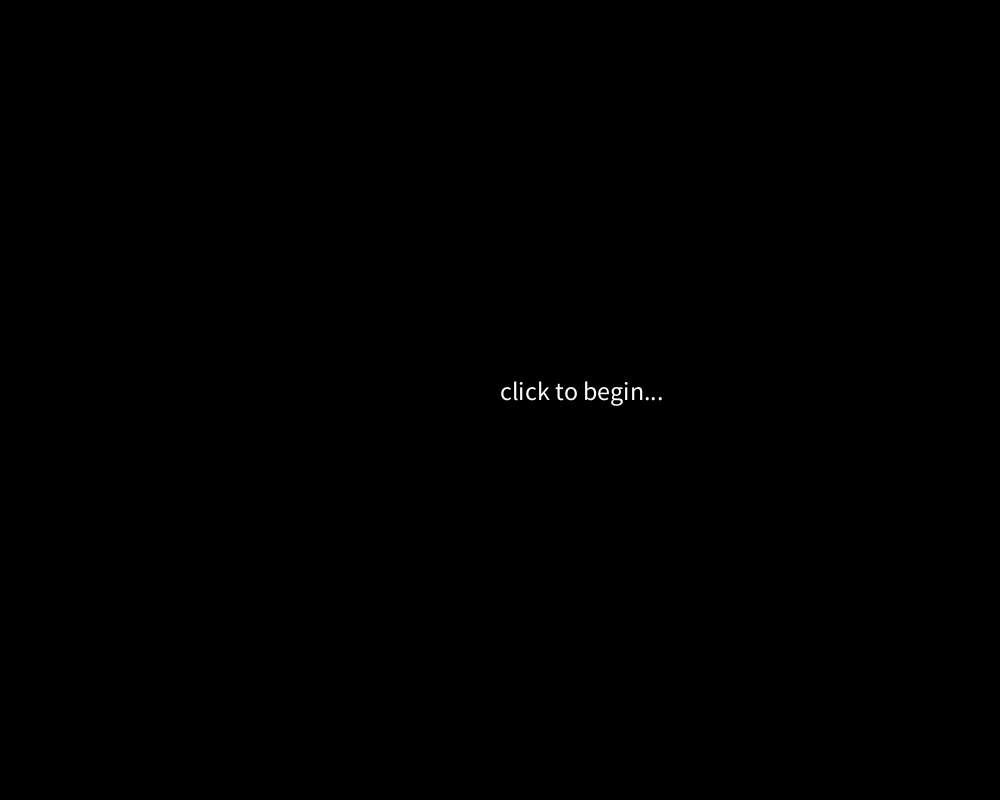
Frame 1 (no input)
Frame 60 (the mouse pressed at the canvas centre just before this capture): identical to frame 1, image omitted
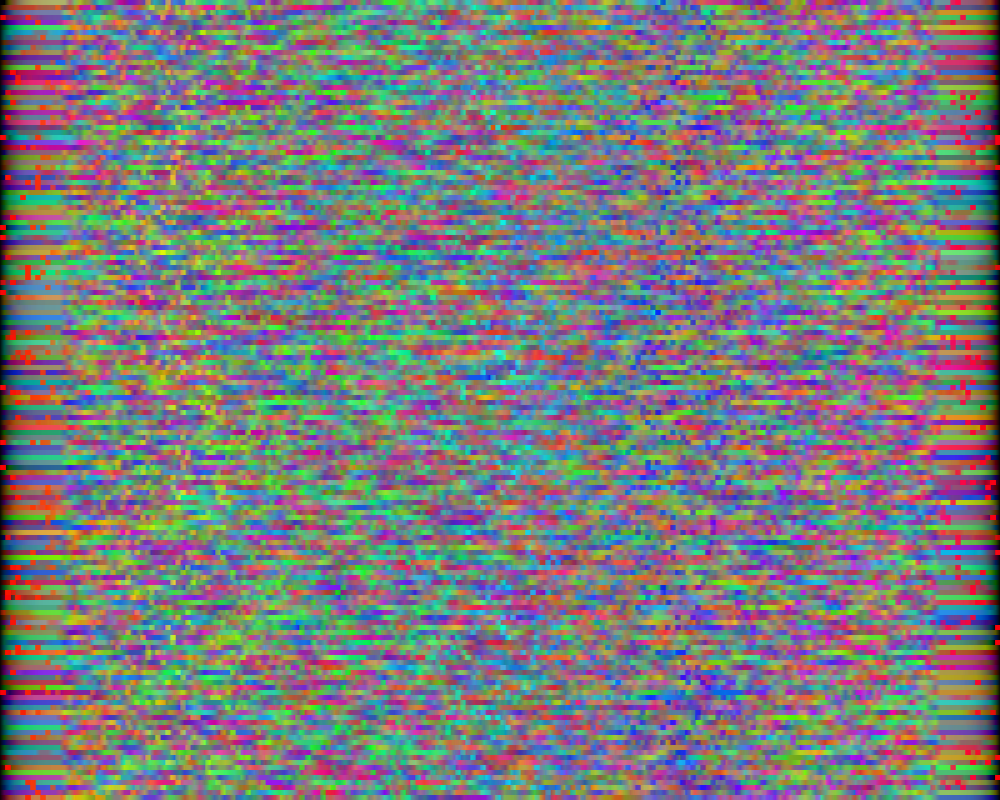
Frame 120 (the mouse held since frame 60 and released just before this capture)

The Processing sketch that drew these frames (run headless with seeded random() and noise(); from frame 60 on, the mouse is pressed at the canvas centre):

// Processing sketch: colorsort
// ── colorsort.pde
int resolution = 5; //<>//
ArrayList<Block> Tiles;
boolean run = false;
int numTiles = 0;
int columns = 0;
int currColumn = 0;
int rows = 0;
IntList rndCol;
//int(12);


void setup() {
  size(1000, 800);
  Tiles = new ArrayList<Block>();
  rndCol = new IntList();
  columns = width/resolution;
  rows = height/resolution;
  colorMode(HSB, columns, 255, 255);
  numTiles = rows * columns;

  for (int y = 0; y < height; y+=resolution) {

    for (int i = 0; i < columns; i++) {
      rndCol.append(i);
    }

    rndCol.shuffle();
    for (int x = 0; x < width; x+=resolution) {
      Tiles.add(new Block(x, y, resolution, rndCol.get(currColumn)));
      currColumn += 1;
    }
    rndCol.clear();
    currColumn = 0;
  }
  background(0);
  textSize(26);
  text("click to begin...", width/2, height/2);
}

void draw() {
  if (run) {

    for (int i = numTiles-1; i > 0; i--) {
      Block b = Tiles.get(i);
      b.display();
      b.checkPos();
    }
  }
}

void mousePressed() {
  run = !run;
}

// ── Block.pde
class Block {

  int xPos;
  int yPos;
  int col;
  int res;

  Block(int x, int y, int bSize, color bCol) {
    xPos = x;
    yPos = y;
    res = bSize;
    col = bCol;
  }

  void checkPos() {
    if (map(xPos,0,width,0,columns) <= col) {
      xPos += 1;
    } else {
      xPos -= 1;
    }
  }

  boolean inPos() {
    if (xPos == col) {
      return true;
    } else {
      return false;
    }
  }

  void display() {
    stroke(0,12);
    noStroke();
    fill(col, 255, 255,20);
    square(xPos, yPos, res);
  }
}  
